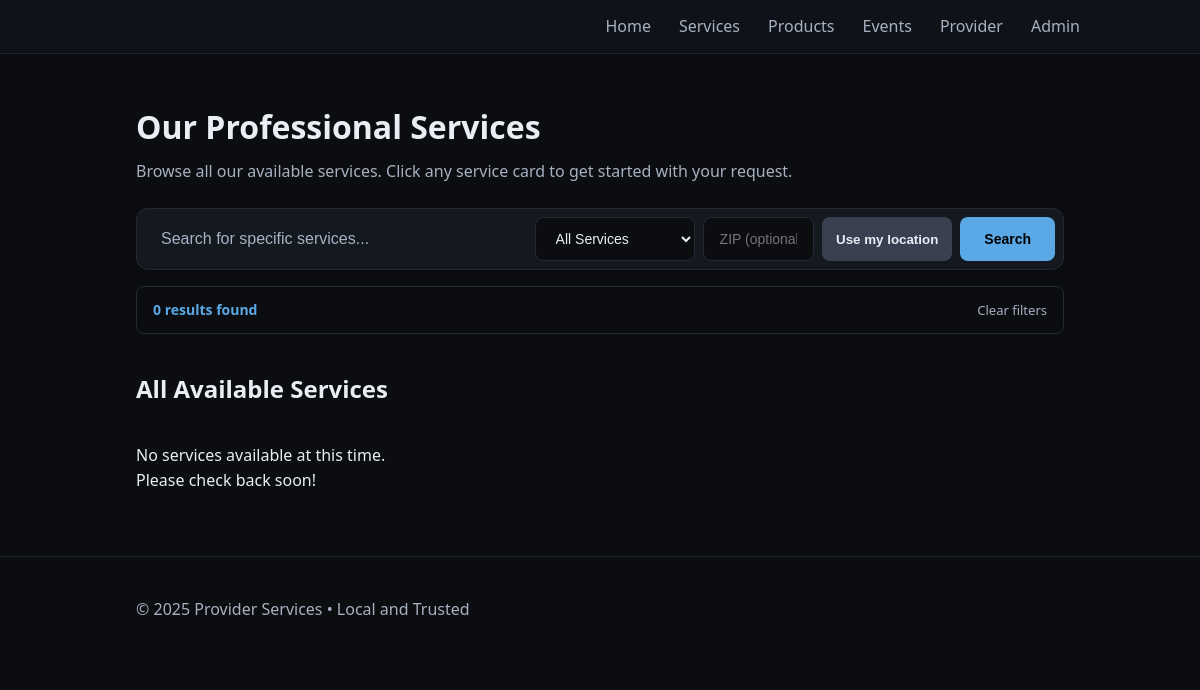
/provider/23/services, run on an earlier commit of the app's database.
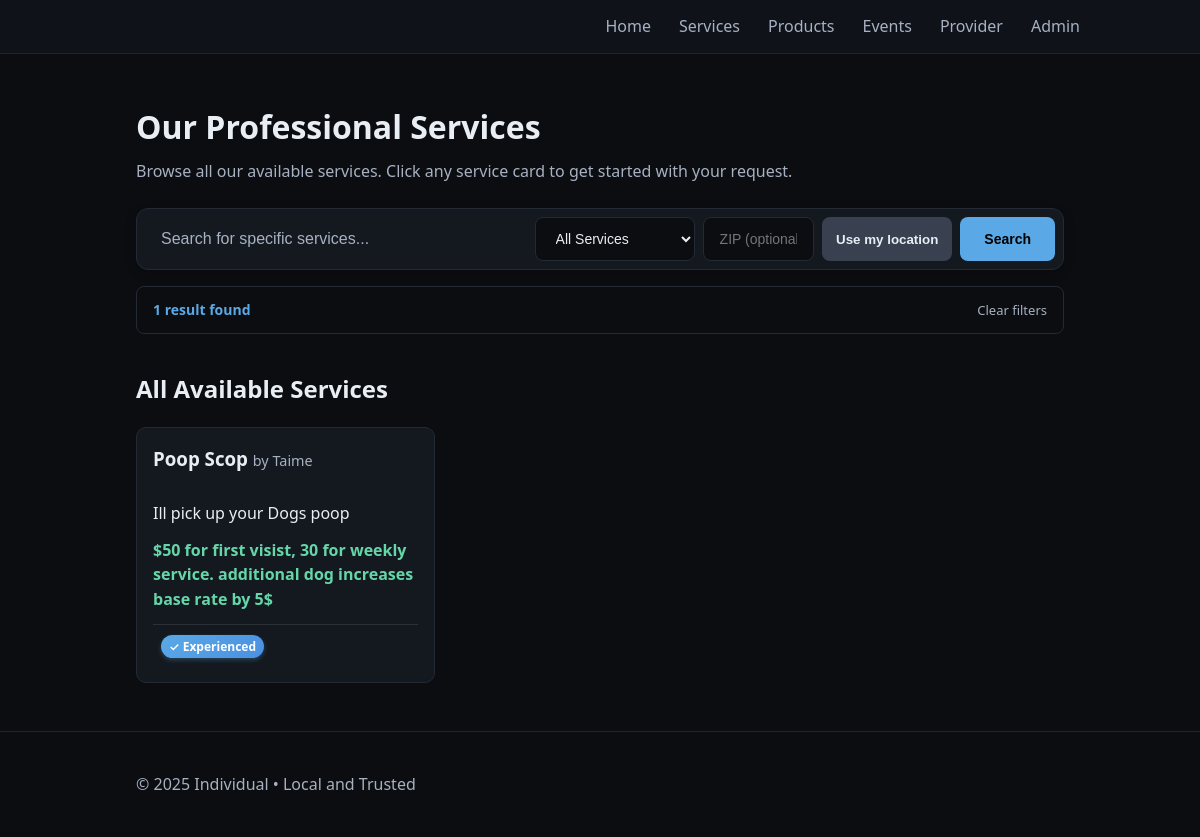
And on a later commit of the database.
### tables this page shows
CREATE TABLE services (
              id INTEGER PRIMARY KEY AUTOINCREMENT,
              title TEXT NOT NULL,
              description TEXT,
              price TEXT,
              active INTEGER NOT NULL DEFAULT 1,
              created_at TEXT NOT NULL
            , posted_by TEXT, provider_id INTEGER DEFAULT 0, is_certified INTEGER DEFAULT 0, certification_proof TEXT);

CREATE TABLE providers (
              id INTEGER PRIMARY KEY AUTOINCREMENT,
              email TEXT UNIQUE NOT NULL,
              password_hash TEXT NOT NULL,
              first_name TEXT,
              business_name TEXT,
              phone TEXT,
              base_zip TEXT,
              address TEXT,
              about TEXT,
              profile_photo TEXT,
              active INTEGER NOT NULL DEFAULT 1,
              created_at TEXT NOT NULL
            , linkedin_url TEXT, facebook_url TEXT, instagram_url TEXT, twitter_url TEXT, website_url TEXT, youtube_url TEXT, custom_url TEXT);

### app.py (the view)
    @app.route("/provider/<int:provider_id>/services")
    def provider_services(provider_id):
        with closing(get_db()) as db:
            cur = db.cursor()
            cur.execute(
                "SELECT id, title, description, price, posted_by FROM services WHERE provider_id = ? AND active = 1 ORDER BY created_at DESC",
                (provider_id,)
            )
            services_raw = cur.fetchall()
            services = [dict(row) for row in services_raw]
            if provider_id == 0:
                cur.execute("SELECT first_name, business_name FROM profile WHERE id = 1")
                profile_row = cur.fetchone()
                provider_name = profile_row["business_name"] if profile_row else "Services"
            else:
                cur.execute("SELECT first_name, business_name FROM providers WHERE id = ? AND active = 1", (provider_id,))
                provider_row = cur.fetchone()
                provider_name = provider_row["business_name"] if provider_row else "Provider Services"
            profile = {
                "first_name": profile_row["first_name"] if 'profile_row' in locals() and profile_row else (provider_row["first_name"] if 'provider_row' in locals() and provider_row else ""),
                "business_name": provider_name
            }
        return render_template("services.html", services=services, profile=profile, title=f"{provider_name} - Services")

### app.py (called while the page is built)
def get_db():
    conn = sqlite3.connect(DB_PATH)
    conn.row_factory = sqlite3.Row
    return conn

### templates/services.html (shortened to what this page needs)
{% extends "base.html" %}
{% block content %}
<section class="hero">
  <h1>Our Professional Services</h1>
  <p>Browse all our available services. Click any service card to get started with your request.</p>
  <form method="get" action="{{ url_for('services') }}" class="hero-search">
    <div class="search-container">
      <input type="search"
             name="q"
             value="{{ search_query or '' }}"
             placeholder="Search for specific services..."
             class="search-input">
      <select name="filter" class="search-filter">
        <option value="all" {{ 'selected' if filter_type == 'all' else '' }}>All Services</option>
      </select>
      <input type="text"
             name="zip"
             class="search-filter"
             placeholder="ZIP (optional)"
             inputmode="numeric"
             pattern="\d{5}"
             maxlength="5"
             title="Enter a 5-digit ZIP code"
             value="{{ applied_zip or '' }}">
      <button type="button" id="useLocationBtn" class="btn secondary">Use my location</button>
      <button type="submit" class="search-btn">Search</button>
    </div>
    {% if search_query or filter_type != 'all' %}
    <div class="search-status">
      <span class="search-results">{{ services|length }} result{{ 's' if services|length != 1 else '' }} found</span>
      {% if applied_zip %}
        <span class="search-filter-label">• Near ZIP {{ applied_zip }}</span>
        <a href="{{ url_for('services', q=search_query, filter=filter_type) }}" class="clear-search">Clear location</a>
      {% else %}
        <a href="{{ url_for('services') }}" class="clear-search">Clear filters</a>
      {% endif %}
    </div>
    {% endif %}
  </form>
</section>
<section>
  <h2>All Available Services</h2>
  <div class="cards">
    {% for s in services %}
      {% set poster = s['posted_by'] or profile.first_name %}
      <a href="{{ url_for('contact') }}?service={{ s['title']|urlencode }}{% if poster %}&poster={{ poster|urlencode }}{% endif %}" class="card-link">
        <div class="card clickable">
          <h3>
            {{ s['title'] }}
            {% if filter_type != 'by_provider' and poster %}
              <span class="muted" style="font-weight:normal;">by {{ poster }}</span>
            {% endif %}
          </h3>
          <p>{{ s['description'] or '' }}</p>
          {% if s['price'] %}<p class="price">{{ s['price'] }}</p>{% endif %}
          <div class="certification-status">
            {% if s['is_certified'] == 1 %}
              <span class="certified-badge">✓ Certified</span>
            {% else %}
              <span class="experience-badge">✓ Experienced</span>
            {% endif %}
          </div>
        </div>
      </a>
    {% else %}
      <p>No services available at this time. Please check back soon!</p>
    {% endfor %}
  </div>
</section>
{% endblock %}

### templates/base.html (shortened to what this page needs)
<!doctype html>
<html lang="en">
<head>
      <link rel="stylesheet" href="{{ url_for('static', filename='styles.css') }}?v=20251015-11">
</head>
<body>
  <header class="site-header">
    <div class="container header-inner">
      <nav id="site-nav" class="nav">
  <a href="{% if session.get('provider') %}{{ url_for('provider_dashboard') }}{% else %}{{ url_for('home') }}{% endif %}" class="nav-link">Home</a>
        <a href="{{ url_for('services') }}" class="nav-link">Services</a>
        <a href="{{ url_for('products') }}" class="nav-link">Products</a>
         <a href="{{ url_for('events') }}" class="nav-link">Events</a>
        {% if session.get('provider') %}
          <a href="{{ url_for('provider_dashboard') }}" class="nav-link">Provider</a>
          <form action="{{ url_for('provider_logout') }}" method="post" class="inline-form">
            <input type="hidden" name="csrf_token" value="{{ csrf_token() }}">
            <button type="submit" class="linklike">Logout</button>
          </form>
        {% else %}
          <a href="{{ url_for('provider_login') }}" class="nav-link">Provider</a>
        {% endif %}
        {% if session.get('admin') %}
          <a href="{{ url_for('admin_dashboard') }}" class="nav-link admin-link">Admin</a>
        {% else %}
          <a href="{{ url_for('admin_login') }}" class="nav-link admin-link">Admin</a>
        {% endif %}
      </nav>
    </div>
  </header>
  <main class="container">
    {% block content %}{% endblock %}
  </main>
  <footer class="site-footer">
    <div class="container">
  <p>&copy; {{ current_year }} {{ profile.business_name or "Local Provider Services" }} • Local and Trusted</p>
    </div>
  </footer>
</body>
</html>

What changed in the data, as far as the page shows it:
added services: title "Poop Scop", posted_by "Taime", description "Ill pick up your Dogs poop", price "$50 for first visist, 30 for weekly service. additional dog increases base rate by 5$"
added providers: business_name "Individual"
Also different on the page:
{{ services|length }}: "0" → "1"
{{ 's' if services|length != 1 else '' }}: "s" → (not shown)
{{ profile.business_name or "Local Provider Services" }}: "Provider Services" → (not shown)
text no longer shown: "No services available at this time. Please check back soon!"
